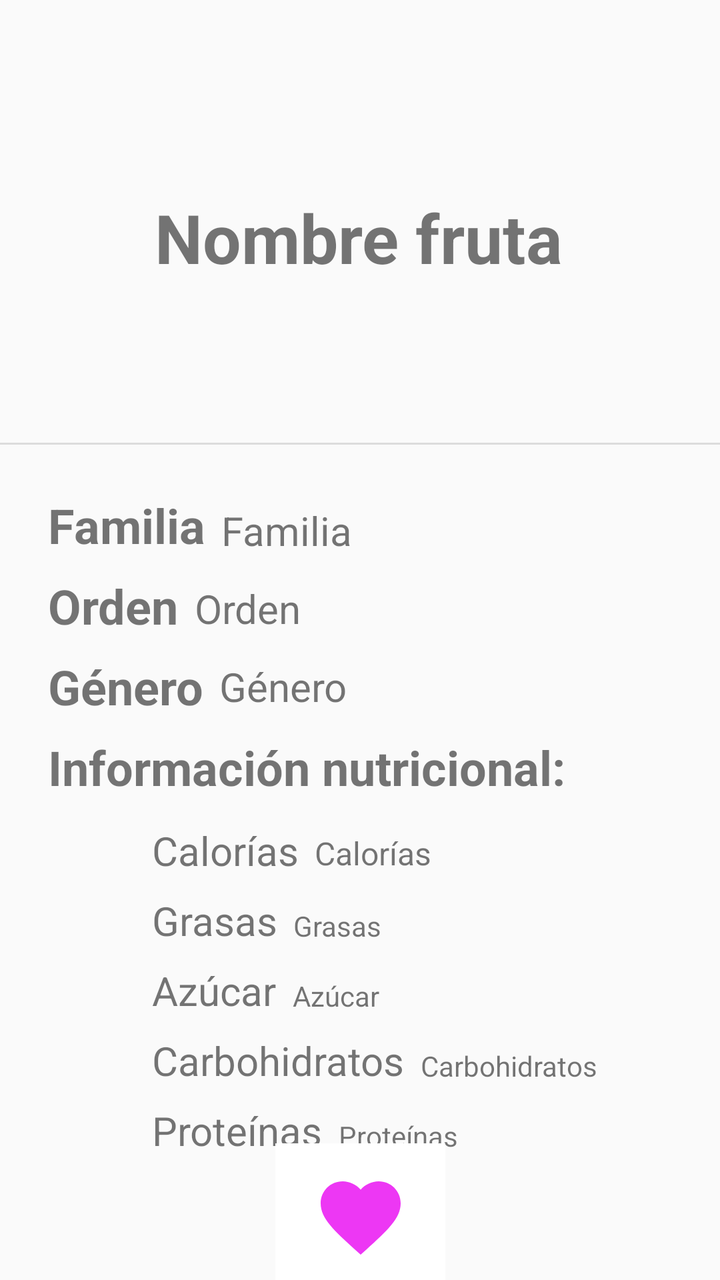
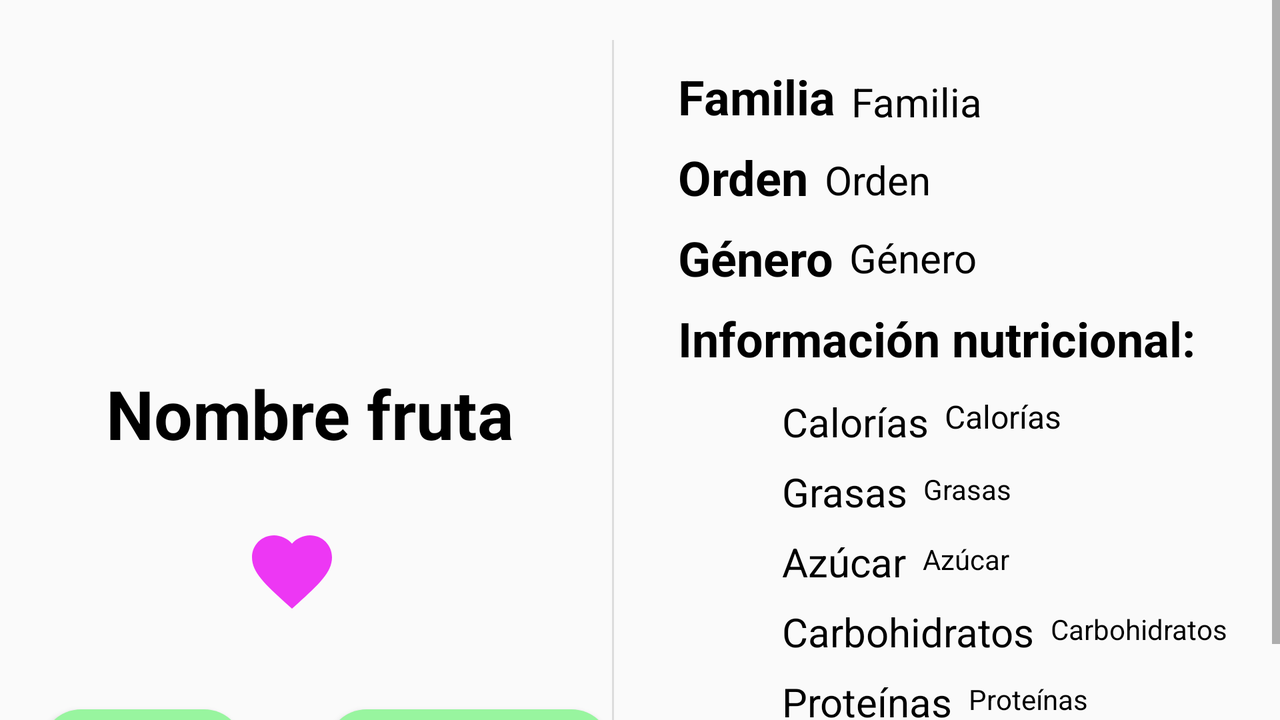

Compare how this app lays out the same screen by default and in its alternative resource folder. The renders come first, then the two layout files and the values they reference.
<!-- AndroidManifest.xml: application theme Theme.Fruticion -->
<!-- res/layout/fragment_detail.xml -->
<?xml version="1.0" encoding="utf-8"?>
<androidx.constraintlayout.widget.ConstraintLayout xmlns:android="http://schemas.android.com/apk/res/android"
    xmlns:app="http://schemas.android.com/apk/res-auto"
    xmlns:tools="http://schemas.android.com/tools"
    android:id="@+id/detailFragment"
    android:layout_width="match_parent"
    android:layout_height="match_parent"
    tools:context=".fragments.DetailFragment">

    <TextView
        android:id="@+id/text_detail_name"
        android:layout_width="wrap_content"
        android:layout_height="wrap_content"
        android:layout_marginTop="96dp"
        android:text="@string/text_detail_name"
        android:textSize="34sp"
        android:textStyle="bold"
        app:layout_constraintEnd_toEndOf="parent"
        app:layout_constraintHorizontal_bias="0.496"
        app:layout_constraintStart_toStartOf="parent"
        app:layout_constraintTop_toTopOf="parent" />

    <View
        android:id="@+id/divider"
        android:layout_width="409dp"
        android:layout_height="1dp"
        android:layout_marginTop="80dp"
        android:background="?android:attr/listDivider"
        app:layout_constraintEnd_toEndOf="parent"
        app:layout_constraintHorizontal_bias="1.0"
        app:layout_constraintStart_toStartOf="parent"
        app:layout_constraintTop_toBottomOf="@+id/text_detail_name" />

    <TextView
        android:id="@+id/text_detail_family"
        android:layout_width="wrap_content"
        android:layout_height="wrap_content"
        android:layout_marginStart="24dp"
        android:layout_marginTop="24dp"
        android:text="@string/text_detail_family"
        android:textSize="24sp"
        android:textStyle="bold"
        app:layout_constraintStart_toStartOf="parent"
        app:layout_constraintTop_toBottomOf="@+id/divider" />

    <TextView
        android:id="@+id/text_detail_order"
        android:layout_width="wrap_content"
        android:layout_height="wrap_content"
        android:layout_marginTop="8dp"
        android:text="@string/text_detail_order"
        android:textSize="24sp"
        android:textStyle="bold"
        app:layout_constraintStart_toStartOf="@+id/text_detail_family"
        app:layout_constraintTop_toBottomOf="@+id/text_detail_family" />

    <TextView
        android:id="@+id/text_detail_genus"
        android:layout_width="wrap_content"
        android:layout_height="wrap_content"
        android:layout_marginTop="8dp"
        android:text="@string/text_detail_genus"
        android:textSize="24sp"
        android:textStyle="bold"
        app:layout_constraintStart_toStartOf="@+id/text_detail_order"
        app:layout_constraintTop_toBottomOf="@+id/text_detail_order" />

    <TextView
        android:id="@+id/text_detail_nutritition"
        android:layout_width="wrap_content"
        android:layout_height="wrap_content"
        android:layout_marginTop="8dp"
        android:text="@string/text_detail_nutrition"
        android:textSize="24sp"
        android:textStyle="bold"
        app:layout_constraintStart_toStartOf="@+id/text_detail_genus"
        app:layout_constraintTop_toBottomOf="@+id/text_detail_genus" />

    <TextView
        android:id="@+id/text_detail_calories"
        android:layout_width="wrap_content"
        android:layout_height="wrap_content"
        android:layout_marginStart="52dp"
        android:layout_marginTop="12dp"
        android:text="@string/text_detail_calories"
        android:textSize="20sp"
        app:layout_constraintStart_toStartOf="@+id/text_detail_nutritition"
        app:layout_constraintTop_toBottomOf="@+id/text_detail_nutritition" />

    <TextView
        android:id="@+id/text_detail_fat"
        android:layout_width="wrap_content"
        android:layout_height="wrap_content"
        android:layout_marginTop="8dp"
        android:text="@string/text_detail_fat"
        android:textSize="20sp"
        app:layout_constraintStart_toStartOf="@+id/text_detail_calories"
        app:layout_constraintTop_toBottomOf="@+id/text_detail_calories" />

    <TextView
        android:id="@+id/text_detail_sugar"
        android:layout_width="wrap_content"
        android:layout_height="wrap_content"
        android:layout_marginTop="8dp"
        android:text="@string/text_detail_sugar"
        android:textSize="20sp"
        app:layout_constraintStart_toStartOf="@+id/text_detail_fat"
        app:layout_constraintTop_toBottomOf="@+id/text_detail_fat" />

    <TextView
        android:id="@+id/text_detail_carbo"
        android:layout_width="wrap_content"
        android:layout_height="wrap_content"
        android:layout_marginTop="8dp"
        android:text="@string/text_detail_carbo"
        android:textSize="20sp"
        app:layout_constraintStart_toStartOf="@+id/text_detail_sugar"
        app:layout_constraintTop_toBottomOf="@+id/text_detail_sugar" />

    <TextView
        android:id="@+id/text_detail_protein"
        android:layout_width="wrap_content"
        android:layout_height="wrap_content"
        android:layout_marginTop="8dp"
        android:text="@string/text_detail_protein"
        android:textSize="20sp"
        app:layout_constraintStart_toStartOf="@+id/text_detail_carbo"
        app:layout_constraintTop_toBottomOf="@+id/text_detail_carbo" />

    <TextView
        android:id="@+id/value_detail_family"
        android:layout_width="wrap_content"
        android:layout_height="wrap_content"
        android:layout_marginStart="8dp"
        android:text="@string/value_detail_family"
        android:textSize="20sp"
        app:layout_constraintBottom_toBottomOf="@+id/text_detail_family"
        app:layout_constraintStart_toEndOf="@+id/text_detail_family" />

    <TextView
        android:id="@+id/value_detail_order"
        android:layout_width="wrap_content"
        android:layout_height="wrap_content"
        android:layout_marginStart="8dp"
        android:layout_marginTop="12dp"
        android:text="@string/value_detail_order"
        android:textSize="20sp"
        app:layout_constraintStart_toEndOf="@+id/text_detail_order"
        app:layout_constraintTop_toBottomOf="@+id/value_detail_family" />

    <TextView
        android:id="@+id/value_detail_genus"
        android:layout_width="wrap_content"
        android:layout_height="wrap_content"
        android:layout_marginStart="8dp"
        android:layout_marginTop="12dp"
        android:text="@string/value_detail_genus"
        android:textSize="20sp"
        app:layout_constraintStart_toEndOf="@+id/text_detail_genus"
        app:layout_constraintTop_toBottomOf="@+id/value_detail_order" />

    <TextView
        android:id="@+id/value_detail_calories"
        android:layout_width="wrap_content"
        android:layout_height="wrap_content"
        android:layout_marginStart="8dp"
        android:layout_marginTop="16dp"
        android:text="@string/value_detail_calories"
        android:textSize="16sp"
        app:layout_constraintStart_toEndOf="@+id/text_detail_calories"
        app:layout_constraintTop_toBottomOf="@+id/text_detail_nutritition" />

    <TextView
        android:id="@+id/value_detail_fat"
        android:layout_width="wrap_content"
        android:layout_height="wrap_content"
        android:layout_marginStart="8dp"
        android:layout_marginTop="16dp"
        android:text="@string/value_detail_fat"
        app:layout_constraintStart_toEndOf="@+id/text_detail_fat"
        app:layout_constraintTop_toBottomOf="@+id/value_detail_calories" />

    <TextView
        android:id="@+id/value_detail_sugar"
        android:layout_width="wrap_content"
        android:layout_height="wrap_content"
        android:layout_marginStart="8dp"
        android:layout_marginTop="16dp"
        android:text="@string/value_detail_sugar"
        app:layout_constraintStart_toEndOf="@+id/text_detail_sugar"
        app:layout_constraintTop_toBottomOf="@+id/value_detail_fat" />

    <TextView
        android:id="@+id/value_detail_carbo"
        android:layout_width="wrap_content"
        android:layout_height="wrap_content"
        android:layout_marginStart="8dp"
        android:layout_marginTop="16dp"
        android:text="@string/value_detail_carbo"
        app:layout_constraintStart_toEndOf="@+id/text_detail_carbo"
        app:layout_constraintTop_toBottomOf="@+id/value_detail_sugar" />

    <TextView
        android:id="@+id/value_detail_protein"
        android:layout_width="wrap_content"
        android:layout_height="wrap_content"
        android:layout_marginStart="8dp"
        android:layout_marginTop="16dp"
        android:text="@string/value_detail_protein"
        app:layout_constraintStart_toEndOf="@+id/text_detail_protein"
        app:layout_constraintTop_toBottomOf="@+id/value_detail_carbo" />

    <ImageButton
        android:id="@+id/add_favourite"
        android:layout_width="85dp"
        android:layout_height="74dp"
        android:background="#FFFFFF"
        android:contentDescription="Boton de anadir a favoritos con forma de corazon rosa"
        android:src="@drawable/corazon"
        app:layout_constraintBottom_toBottomOf="parent"
        app:layout_constraintEnd_toEndOf="parent"
        app:layout_constraintStart_toStartOf="parent"
        app:layout_constraintTop_toBottomOf="@+id/value_detail_protein" />
</androidx.constraintlayout.widget.ConstraintLayout>
<!-- resources referenced by this layout -->
<resources>
  <!-- drawable corazon (drawable) -->
  <vector android:height="48dp" android:tint="@color/rosita"
      android:viewportHeight="24" android:viewportWidth="24"
      android:width="48dp" xmlns:android="http://schemas.android.com/apk/res/android">
      <path android:fillColor="@color/rosita" android:pathData="M12,21.35l-1.45,-1.32C5.4,15.36 2,12.28 2,8.5 2,5.42 4.42,3 7.5,3c1.74,0 3.41,0.81 4.5,2.09C13.09,3.81 14.76,3 16.5,3 19.58,3 22,5.42 22,8.5c0,3.78 -3.4,6.86 -8.55,11.54L12,21.35z"/>
  </vector>
  <string name="text_detail_calories">Calorías</string>
  <string name="text_detail_carbo">Carbohidratos</string>
  <string name="text_detail_family">Familia</string>
  <string name="text_detail_fat">Grasas</string>
  <string name="text_detail_genus">Género</string>
  <string name="text_detail_name">Nombre fruta</string>
  <string name="text_detail_nutrition">Información nutricional:</string>
  <string name="text_detail_order">Orden</string>
  <string name="text_detail_protein">Proteínas</string>
  <string name="text_detail_sugar">Azúcar</string>
  <string name="value_detail_calories">Calorías</string>
  <string name="value_detail_carbo">Carbohidratos</string>
  <string name="value_detail_family">Familia</string>
  <string name="value_detail_fat">Grasas</string>
  <string name="value_detail_genus">Género</string>
  <string name="value_detail_order">Orden</string>
  <string name="value_detail_protein">Proteínas</string>
  <string name="value_detail_sugar">Azúcar</string>
  <style name="Theme.Fruticion" parent="Theme.AppCompat.Light.NoActionBar" />
  <color name="rosita">#ED37F4</color>
</resources>
<!-- res/layout-land/fragment_detail.xml (the repository's variant of the layout above) -->
<!-- drawn on the phone turned sideways -->
<?xml version="1.0" encoding="utf-8"?>
<androidx.constraintlayout.widget.ConstraintLayout xmlns:android="http://schemas.android.com/apk/res/android"
    xmlns:app="http://schemas.android.com/apk/res-auto"
    xmlns:tools="http://schemas.android.com/tools"
    android:layout_width="match_parent"
    android:layout_height="match_parent"
    tools:context=".view.fragments.DetailFragment"
    android:id="@+id/detailFragment">

    <ScrollView
        android:layout_width="0dp"
        android:layout_height="0dp"
        app:layout_constraintBottom_toBottomOf="parent"
        app:layout_constraintEnd_toEndOf="parent"
        app:layout_constraintHorizontal_bias="1.0"
        app:layout_constraintStart_toStartOf="parent"
        app:layout_constraintTop_toTopOf="parent"
        app:layout_constraintVertical_bias="0.0">

        <androidx.constraintlayout.widget.ConstraintLayout
            android:layout_width="match_parent"
            android:layout_height="wrap_content"
            android:orientation="vertical">

            <ImageButton
                android:id="@+id/add_favourite"
                android:layout_width="85dp"
                android:layout_height="74dp"
                android:background="#00FFFFFF"
                android:contentDescription="@string/add_favourite_description"
                android:src="@drawable/corazon"
                app:layout_constraintBottom_toBottomOf="parent"
                app:layout_constraintEnd_toStartOf="@+id/divider3"
                app:layout_constraintHorizontal_bias="0.467"
                app:layout_constraintStart_toStartOf="parent"
                app:layout_constraintTop_toBottomOf="@+id/text_detail_name"
                app:layout_constraintVertical_bias="0.195" />

            <TextView
                android:id="@+id/text_detail_name"
                android:layout_width="wrap_content"
                android:layout_height="wrap_content"
                android:layout_marginStart="16dp"
                android:layout_marginTop="36dp"
                android:text="@string/text_detail_name"
                android:textAlignment="center"
                android:textColor="@color/black"
                android:textSize="34sp"
                android:textStyle="bold"
                app:layout_constraintEnd_toStartOf="@+id/divider3"
                app:layout_constraintHorizontal_bias="0.43"
                app:layout_constraintStart_toStartOf="parent"
                app:layout_constraintTop_toBottomOf="@+id/imagenDetalleFruta" />

            <TextView
                android:id="@+id/text_detail_family"
                android:layout_width="wrap_content"
                android:layout_height="wrap_content"
                android:layout_marginStart="32dp"
                android:layout_marginTop="32dp"
                android:layout_marginBottom="8dp"
                android:text="@string/text_detail_family"
                android:textColor="@color/black"
                android:textSize="24sp"
                android:textStyle="bold"
                app:layout_constraintBottom_toTopOf="@+id/text_detail_order"
                app:layout_constraintStart_toEndOf="@+id/divider3"
                app:layout_constraintTop_toTopOf="parent" />

            <TextView
                android:id="@+id/text_detail_genus"
                android:layout_width="wrap_content"
                android:layout_height="wrap_content"
                android:layout_marginTop="8dp"
                android:text="@string/text_detail_genus"
                android:textColor="@color/black"
                android:textSize="24sp"
                android:textStyle="bold"
                app:layout_constraintStart_toStartOf="@+id/text_detail_order"
                app:layout_constraintTop_toBottomOf="@+id/text_detail_order" />

            <TextView
                android:id="@+id/text_detail_order"
                android:layout_width="wrap_content"
                android:layout_height="wrap_content"
                android:layout_marginTop="8dp"
                android:text="@string/text_detail_order"
                android:textSize="24sp"
                android:textStyle="bold"
                app:layout_constraintStart_toStartOf="@+id/text_detail_family"
                app:layout_constraintTop_toBottomOf="@+id/text_detail_family"
                android:textColor="@color/black" />

            <TextView
                android:id="@+id/text_detail_nutritition"
                android:layout_width="wrap_content"
                android:layout_height="wrap_content"
                android:layout_marginTop="8dp"
                android:text="@string/text_detail_nutrition"
                android:textColor="@color/black"
                android:textSize="24sp"
                android:textStyle="bold"
                app:layout_constraintStart_toStartOf="@+id/text_detail_genus"
                app:layout_constraintTop_toBottomOf="@+id/text_detail_genus" />

            <TextView
                android:id="@+id/text_detail_carbo"
                android:layout_width="wrap_content"
                android:layout_height="wrap_content"
                android:layout_marginTop="8dp"
                android:text="@string/text_detail_carbo"
                android:textColor="@color/black"
                android:textSize="20sp"
                app:layout_constraintStart_toStartOf="@+id/text_detail_sugar"
                app:layout_constraintTop_toBottomOf="@+id/text_detail_sugar" />

            <TextView
                android:id="@+id/text_detail_calories"
                android:layout_width="wrap_content"
                android:layout_height="wrap_content"
                android:layout_marginStart="52dp"
                android:layout_marginTop="12dp"
                android:text="@string/text_detail_calories"
                android:textColor="@color/black"
                android:textSize="20sp"
                app:layout_constraintStart_toStartOf="@+id/text_detail_nutritition"
                app:layout_constraintTop_toBottomOf="@+id/text_detail_nutritition" />

            <TextView
                android:id="@+id/text_detail_fat"
                android:layout_width="wrap_content"
                android:layout_height="wrap_content"
                android:layout_marginTop="8dp"
                android:text="@string/text_detail_fat"
                android:textColor="@color/black"
                android:textSize="20sp"
                app:layout_constraintStart_toStartOf="@+id/text_detail_calories"
                app:layout_constraintTop_toBottomOf="@+id/text_detail_calories" />

            <TextView
                android:id="@+id/text_detail_sugar"
                android:layout_width="wrap_content"
                android:layout_height="wrap_content"
                android:layout_marginTop="8dp"
                android:text="@string/text_detail_sugar"
                android:textColor="@color/black"
                android:textSize="20sp"
                app:layout_constraintStart_toStartOf="@+id/text_detail_fat"
                app:layout_constraintTop_toBottomOf="@+id/text_detail_fat" />

            <TextView
                android:id="@+id/text_detail_protein"
                android:layout_width="wrap_content"
                android:layout_height="wrap_content"
                android:layout_marginTop="8dp"
                android:text="@string/text_detail_protein"
                android:textColor="@color/black"
                android:textSize="20sp"
                app:layout_constraintStart_toStartOf="@+id/text_detail_carbo"
                app:layout_constraintTop_toBottomOf="@+id/text_detail_carbo" />

            <TextView
                android:id="@+id/value_detail_family"
                android:layout_width="wrap_content"
                android:layout_height="wrap_content"
                android:layout_marginStart="8dp"
                android:text="@string/value_detail_family"
                android:textColor="@color/black"
                android:textSize="20sp"
                app:layout_constraintBottom_toBottomOf="@+id/text_detail_family"
                app:layout_constraintStart_toEndOf="@+id/text_detail_family" />

            <TextView
                android:id="@+id/value_detail_order"
                android:layout_width="wrap_content"
                android:layout_height="wrap_content"
                android:layout_marginStart="8dp"
                android:layout_marginTop="12dp"
                android:text="@string/value_detail_order"
                android:textColor="@color/black"
                android:textSize="20sp"
                app:layout_constraintStart_toEndOf="@+id/text_detail_order"
                app:layout_constraintTop_toBottomOf="@+id/value_detail_family" />

            <TextView
                android:id="@+id/value_detail_genus"
                android:layout_width="wrap_content"
                android:layout_height="wrap_content"
                android:layout_marginStart="8dp"
                android:layout_marginTop="12dp"
                android:text="@string/value_detail_genus"
                android:textColor="@color/black"
                android:textSize="20sp"
                app:layout_constraintStart_toEndOf="@+id/text_detail_genus"
                app:layout_constraintTop_toBottomOf="@+id/value_detail_order" />

            <TextView
                android:id="@+id/value_detail_calories"
                android:layout_width="wrap_content"
                android:layout_height="wrap_content"
                android:layout_marginStart="8dp"
                android:layout_marginTop="12dp"
                android:text="@string/value_detail_calories"
                android:textColor="@color/black"
                android:textSize="16sp"
                app:layout_constraintStart_toEndOf="@+id/text_detail_calories"
                app:layout_constraintTop_toBottomOf="@+id/text_detail_nutritition" />

            <TextView
                android:id="@+id/value_detail_fat"
                android:layout_width="wrap_content"
                android:layout_height="wrap_content"
                android:layout_marginStart="8dp"
                android:layout_marginTop="16dp"
                android:text="@string/value_detail_fat"
                android:textColor="@color/black"
                app:layout_constraintStart_toEndOf="@+id/text_detail_fat"
                app:layout_constraintTop_toBottomOf="@+id/value_detail_calories" />

            <TextView
                android:id="@+id/value_detail_sugar"
                android:layout_width="wrap_content"
                android:layout_height="wrap_content"
                android:layout_marginStart="8dp"
                android:layout_marginTop="16dp"
                android:text="@string/value_detail_sugar"
                android:textColor="@color/black"
                app:layout_constraintStart_toEndOf="@+id/text_detail_sugar"
                app:layout_constraintTop_toBottomOf="@+id/value_detail_fat" />

            <TextView
                android:id="@+id/value_detail_carbo"
                android:layout_width="wrap_content"
                android:layout_height="wrap_content"
                android:layout_marginStart="8dp"
                android:layout_marginTop="16dp"
                android:text="@string/value_detail_carbo"
                android:textColor="@color/black"
                app:layout_constraintStart_toEndOf="@+id/text_detail_carbo"
                app:layout_constraintTop_toBottomOf="@+id/value_detail_sugar" />

            <TextView
                android:id="@+id/value_detail_protein"
                android:layout_width="wrap_content"
                android:layout_height="wrap_content"
                android:layout_marginStart="8dp"
                android:layout_marginTop="16dp"
                android:text="@string/value_detail_protein"
                android:textColor="@color/black"
                app:layout_constraintStart_toEndOf="@+id/text_detail_protein"
                app:layout_constraintTop_toBottomOf="@+id/value_detail_carbo" />

            <Button
                android:id="@+id/add_daily_button"
                android:layout_width="wrap_content"
                android:layout_height="48dp"
                android:layout_marginTop="32dp"
                android:layout_marginEnd="16dp"
                android:background="@drawable/formato_botones"
                android:text="@string/bottom_intake"
                android:textStyle="bold"
                android:fontFamily="@font/architects_daughter"
                app:layout_constraintBottom_toBottomOf="parent"
                app:layout_constraintEnd_toEndOf="@+id/divider3"
                app:layout_constraintHorizontal_bias="0.631"
                app:layout_constraintStart_toEndOf="@+id/add_favourite"
                app:layout_constraintTop_toBottomOf="@+id/add_favourite" />

            <View
                android:id="@+id/divider3"
                android:layout_width="1dp"
                android:layout_height="363dp"
                android:background="?android:attr/listDivider"
                app:layout_constraintBottom_toBottomOf="parent"
                app:layout_constraintEnd_toEndOf="parent"
                app:layout_constraintHorizontal_bias="0.479"
                app:layout_constraintStart_toStartOf="parent"
                app:layout_constraintTop_toTopOf="parent" />

            <Button
                android:id="@+id/timePickerButton"
                android:layout_width="wrap_content"
                android:layout_height="48dp"
                android:layout_marginStart="16dp"
                android:layout_marginTop="32dp"
                android:background="@drawable/formato_botones"
                android:text="@string/time_picker"
                android:textStyle="bold"
                android:fontFamily="@font/architects_daughter"
                app:layout_constraintEnd_toStartOf="@+id/divider3"
                app:layout_constraintHorizontal_bias="0.025"
                app:layout_constraintStart_toStartOf="parent"
                app:layout_constraintTop_toBottomOf="@+id/add_favourite" />

            <ImageView
                android:id="@+id/imagenDetalleFruta"
                android:layout_width="118dp"
                android:layout_height="116dp"
                android:layout_marginStart="124dp"
                android:layout_marginTop="32dp"
                android:layout_marginEnd="126dp"
                app:layout_constraintEnd_toStartOf="@+id/divider3"
                app:layout_constraintStart_toStartOf="parent"
                app:layout_constraintTop_toTopOf="parent" />

        </androidx.constraintlayout.widget.ConstraintLayout>
    </ScrollView>

</androidx.constraintlayout.widget.ConstraintLayout>
<!-- resources referenced by the variant -->
<!-- as the phone turned sideways resolves them -->
<resources>
  <color name="black">#FF000000</color>
  <!-- drawable corazon (drawable) -->
  <vector android:height="48dp" android:tint="@color/rosita"
      android:viewportHeight="24" android:viewportWidth="24"
      android:width="48dp" xmlns:android="http://schemas.android.com/apk/res/android">
      <path android:fillColor="@color/rosita" android:pathData="M12,21.35l-1.45,-1.32C5.4,15.36 2,12.28 2,8.5 2,5.42 4.42,3 7.5,3c1.74,0 3.41,0.81 4.5,2.09C13.09,3.81 14.76,3 16.5,3 19.58,3 22,5.42 22,8.5c0,3.78 -3.4,6.86 -8.55,11.54L12,21.35z"/>
  </vector>
  <!-- drawable formato_botones (drawable) -->
  <?xml version="1.0" encoding="utf-8"?>
  <shape xmlns:android="http://schemas.android.com/apk/res/android"
      android:shape="rectangle">
      <corners android:radius="20dp" /> 
      <solid android:color="@color/verde" /> 
  </shape>
  <string name="add_favourite_description">Boton de anadir a favoritos con forma de corazon rosa</string>
  <string name="bottom_intake">Añadir a la ingesta</string>
  <string name="text_detail_calories">Calorías</string>
  <string name="text_detail_carbo">Carbohidratos</string>
  <string name="text_detail_family">Familia</string>
  <string name="text_detail_fat">Grasas</string>
  <string name="text_detail_genus">Género</string>
  <string name="text_detail_name">Nombre fruta</string>
  <string name="text_detail_nutrition">Información nutricional:</string>
  <string name="text_detail_order">Orden</string>
  <string name="text_detail_protein">Proteínas</string>
  <string name="text_detail_sugar">Azúcar</string>
  <string name="time_picker">Recordatorio</string>
  <string name="value_detail_calories">Calorías</string>
  <string name="value_detail_carbo">Carbohidratos</string>
  <string name="value_detail_family">Familia</string>
  <string name="value_detail_fat">Grasas</string>
  <string name="value_detail_genus">Género</string>
  <string name="value_detail_order">Orden</string>
  <string name="value_detail_protein">Proteínas</string>
  <string name="value_detail_sugar">Azúcar</string>
  <style name="Theme.Fruticion" parent="Theme.AppCompat.Light.NoActionBar" />
  <color name="rosita">#ED37F4</color>
  <color name="verde">#98f59f</color>
</resources>
